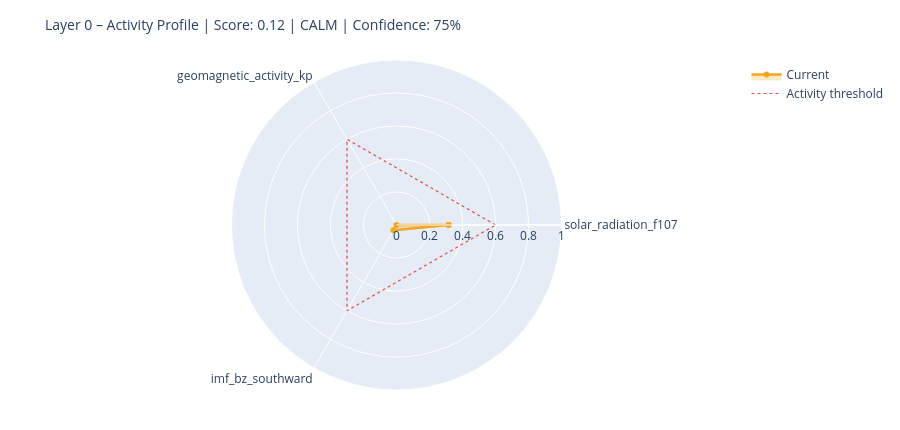

The notebook cell saved with this chart:
### Markdown cell above
---
## 6. State Assessment & Handoff to Layer 1

### Code cell
# ============================================================
# STEP 1 – Collect raw values with source modes
# Mode: 'primary' | 'fallback_3h' | 'last_valid' | 'missing'
# ============================================================

def safe_last(df, col):
    if df is None or col not in df.columns: return None
    s = df[col].dropna()
    return float(s.iloc[-1]) if not s.empty else None

f107_now = safe_last(df_f107, 'f10.7')
bz_now   = safe_last(df_mag,  'bz_gsm')
kp_now   = safe_last(df_kp,   'kp')
sw_now   = safe_last(df_sw,   'speed')

source_modes = {
    'F10.7':    'primary'  if f107_now is not None else 'missing',
    'Kp':       'primary'  if kp_now   is not None else 'missing',
    'IMF_Bz':   'primary'  if bz_now   is not None else 'missing',
    'SW_speed': 'primary'  if sw_now   is not None else 'missing',
}

# Kp Fallback – 3h endpoint
if kp_now is None:
    try:
        r = requests.get(
            'https://services.swpc.noaa.gov/json/noaa-planetary-k-index.json',
            timeout=10)
        r.raise_for_status()
        fb = pd.DataFrame(r.json())
        tc = next((c for c in fb.columns if 'time' in c.lower()), fb.columns[0])
        kc = next((c for c in fb.columns if 'kp' in c.lower() and c != tc), None)
        if kc:
            fb[kc] = fb[kc].astype(str).str.extract(r'([0-9]+(?:\.[0-9]*)?)')[0]
            fb[kc] = pd.to_numeric(fb[kc], errors='coerce')
            fb = fb[fb[kc] >= 0].dropna(subset=[kc])
            if not fb.empty:
                kp_now = float(fb[kc].iloc[-1])
                source_modes['Kp'] = 'fallback_3h'
                print(f'  Kp fallback (3h): {kp_now:.1f}')
    except Exception as e:
        print(f'  Kp fallback failed: {e}')

# Solar Wind Fallback – last valid value
if sw_now is None and df_sw is not None and 'speed' in df_sw.columns:
    s = df_sw['speed'].dropna()
    if not s.empty:
        sw_now = float(s.iloc[-1])
        source_modes['SW_speed'] = 'last_valid'
        print(f'  SW fallback (last_valid): {sw_now:.0f} km/s')

print()
print('Source modes:', source_modes)

# ============================================================
# STEP 2 – Score from available components only
# ============================================================

def norm(v, lo, hi):
    if v is None: return None
    return max(0.0, min(1.0, (v - lo) / (hi - lo)))

COMPONENTS = {
    'solar_radiation_f107':    (f107_now, norm(f107_now, 60, 250)),
    'geomagnetic_activity_kp': (kp_now,   norm(kp_now,   0,   9)),
    'imf_bz_southward':        (bz_now,   norm(-(bz_now or 0) if bz_now else None, -5, 30)
                                           if bz_now is not None else None),
    'solar_wind_speed':        (sw_now,   norm(sw_now, 300, 800)),
}

available   = {k: v[1] for k, v in COMPONENTS.items() if v[1] is not None}
unavailable = [k for k, v in COMPONENTS.items() if v[1] is None]

layer0_score = round(sum(available.values()) / len(available), 4) if available else None
confidence   = round(len(available) / len(COMPONENTS), 2)

level = ('unknown'  if layer0_score is None
         else 'calm'     if layer0_score < 0.3
         else 'moderate' if layer0_score < 0.6
         else 'active')

# ============================================================
# STEP 3 – Dominant Driver
# ============================================================

def dominant_driver(kp, f107, bz, sw):
    candidates = []
    if kp   is not None and kp   >= 4:   candidates.append(('geomagnetic',    kp / 9))
    if sw   is not None and sw   >= 500:  candidates.append(('solar_wind',     sw / 800))
    if bz   is not None and bz   <= -5:   candidates.append(('imf_southward',  abs(bz) / 30))
    if f107 is not None and f107 >= 150:  candidates.append(('solar_radiation',f107 / 250))
    return max(candidates, key=lambda x: x[1])[0] if candidates else 'none'

driver = dominant_driver(kp_now, f107_now, bz_now, sw_now)

# ============================================================
# STEP 4 – Downstream expectations
# ============================================================

def downstream_expectation(driver, score, kp, bz, f107):
    exp = {
        'magnetosphere':        'calm',
        'ionosphere':           'calm',
        'schumann_resonance':   'unchanged',
        'lithosphere_currents': 'low',
    }
    if driver == 'geomagnetic' or (kp and kp >= 5):
        exp['magnetosphere']        = 'compressed / storm'
        exp['ionosphere']           = 'elevated disturbance (TEC variability)'
        exp['schumann_resonance']   = 'elevated amplitude possible'
        exp['lithosphere_currents'] = 'elevated induction currents'
    elif driver == 'imf_southward' or (bz and bz <= -5):
        exp['magnetosphere']        = 'energy coupling active'
        exp['ionosphere']           = 'elevated electron density possible'
        exp['schumann_resonance']   = 'slight modulation possible'
    elif driver == 'solar_radiation' or (f107 and f107 >= 150):
        exp['ionosphere']           = 'elevated ionization (F-layer)'
        exp['schumann_resonance']   = 'slightly elevated background activity'
    return exp

downstream = downstream_expectation(driver, layer0_score, kp_now, bz_now, f107_now)

# ============================================================
# CONSOLE OUTPUT
# ============================================================

W = 58
print('=' * W)
print('LAYER 0 – STATE ASSESSMENT')
print('=' * W)
for name, (raw_v, score_v) in COMPONENTS.items():
    if score_v is not None:
        bar = '█' * int(score_v * 20) + '░' * (20 - int(score_v * 20))
        print(f'  {name:<35}  {bar}  {score_v:.2f}')
    else:
        print(f'  {name:<35}  {"─" * 20}  n/a')
print('-' * W)
print(f'  Score ({len(available)}/{len(COMPONENTS)} components):  {layer0_score:.3f}')
print(f'  Confidence:         {confidence:.0%}')
print(f'  Level:              {level.upper()}')
print(f'  Dominant Driver:    {driver}')

# Radar chart
cats = list(available.keys())
vals = list(available.values())
if len(cats) >= 3:
    fig = go.Figure()
    fig.add_trace(go.Scatterpolar(
        r=vals + [vals[0]], theta=cats + [cats[0]],
        fill='toself', fillcolor='rgba(242,166,35,0.25)',
        line=dict(color='#F2A623', width=2.5), name='Current'
    ))
    fig.add_trace(go.Scatterpolar(
        r=[0.6] * (len(cats) + 1), theta=cats + [cats[0]],
        line=dict(color='#E24B4A', dash='dot', width=1.2),
        mode='lines', name='Activity threshold'
    ))
    fig.update_layout(
        title=dict(text=f'Layer 0 – Activity Profile | Score: {layer0_score:.2f} | {level.upper()} | Confidence: {confidence:.0%}',
                   font=dict(size=14)),
        polar=dict(radialaxis=dict(visible=True, range=[0, 1])),
        height=430, showlegend=True,
        margin=dict(l=60, r=60, t=60, b=40)
    )
    fig.show()

### Figure 1 — Plotly figure (JSON) as saved in the notebook; plotly's stock layout.template omitted (floating-point values rounded to 4 significant figures)
{"data": [{"fill": "toself", "fillcolor": "rgba(242,166,35,0.25)", "line": {"color": "#F2A623", "width": 2.5}, "name": "Current", "r": [0.3158, 0.0, 0.03686, 0.3158], "theta": ["solar_radiation_f107", "geomagnetic_activity_kp", "imf_bz_southward", "solar_radiation_f107"], "type": "scatterpolar"}, {"line": {"color": "#E24B4A", "dash": "dot", "width": 1.2}, "mode": "lines", "name": "Activity threshold", "r": [0.6, 0.6, 0.6, 0.6], "theta": ["solar_radiation_f107", "geomagnetic_activity_kp", "imf_bz_southward", "solar_radiation_f107"], "type": "scatterpolar"}], "layout": {"height": 430, "margin": {"b": 40, "l": 60, "r": 60, "t": 60}, "polar": {"radialaxis": {"range": [0, 1], "visible": true}}, "showlegend": true, "title": {"font": {"size": 14}, "text": "Layer 0 – Activity Profile | Score: 0.12 | CALM | Confidence: 75%"}}}
